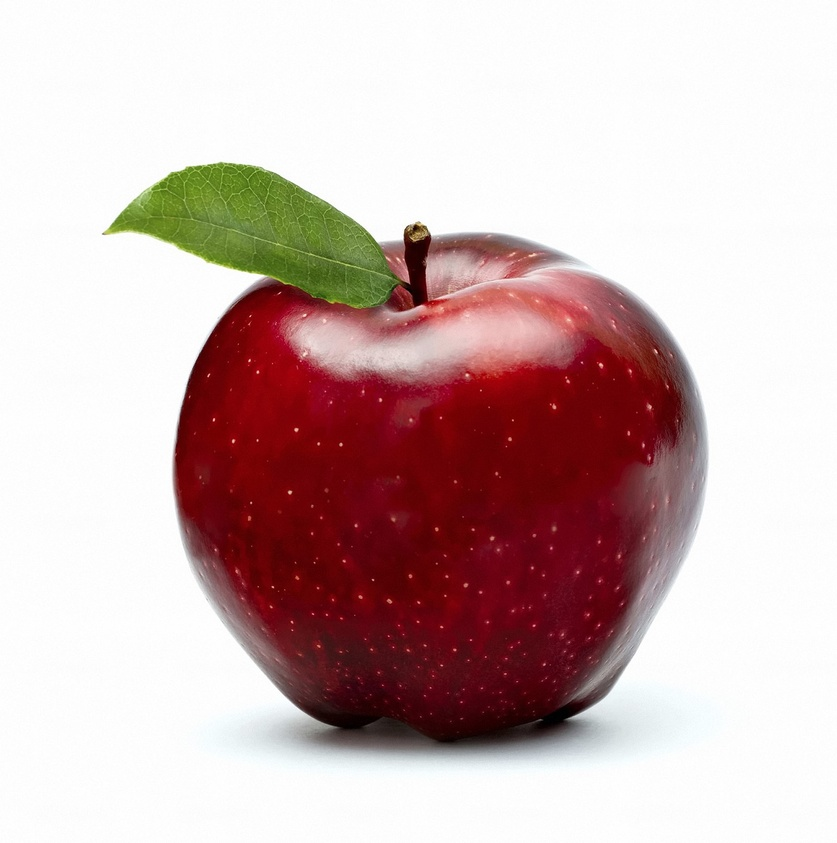
#> input picture assignment1_team17/Images/apple.jpeg, 837 x 843 px, shrunk from 1400 x 1411 before the run; the run also reads 4 pictures not shown here
$ jupyter execute --allow-errors funcs.ipynb   (older library calls are emulated)
#> lines starting #> are read from the running program, lines starting #| are printed output that depends on the picture
### assignment1_team17/src/filters.py
import numpy as np
from utils import *

# Read Image
image = mpimg.imread('Images/apple.jpeg')
#> image is the input picture: shape (843, 837, 3); mean R, G, B 206.4, 182.5, 181.5
gray_image = from_RGB_to_GS(image)

def gaussian_filter(m, n, sigma):
    gaussian = np.zeros((m, n))
    m = m//2
    n = n//2
    for i in range(-m, m+1):
        for j in range(-n, n+1):
            x1 = sigma*(2*np.pi)**2
            x2 = np.exp(-(i**2+j**2)/(2*sigma**2))
            gaussian[i+m, j+n] = (1/x1)*x2
    return gaussian
##################################################################

def median_filter(image):
    m = image.shape[0]
    n = image.shape[1]

    # Traverse the image. For every 3X3 area,
    # find the median of the pixels and replace the center pixel by the median
    new_image = np.zeros([m, n])

    for i in range(1, m-1):
        for j in range(1, n-1):
            temp = [image[i-1, j-1], image[i-1, j], image[i-1, j + 1], image[i, j-1], image[i, j],
                    image[i, j + 1], image[i + 1, j-1], image[i + 1, j], image[i + 1, j + 1]]

            temp = sorted(temp)
            new_image[i, j] = temp[4]

    new_image = new_image.astype(np.uint8)
    return new_image
######################################################################

def average_filter(mask_size, image):
    m = image.shape[0]
    n = image.shape[1]

    # obtain mask
    mask = np.ones((mask_size, mask_size), np.float32)/9

    # Convolve the 3X3 mask over the image
    new_image = np.zeros([m, n])
    # print (new_image)

    for i in range(1, m-1):
        for j in range(1, n-1):
            temp = image[i-1, j-1]*mask[0, 0]
            +image[i-1, j]*mask[0, 1]+image[i-1, j + 1]*mask[0, 2]
            +image[i, j-1]*mask[1, 0] + image[i, j]*mask[1, 1]
            +image[i, j + 1]*mask[1, 2]+image[i + 1, j-1]*mask[2,0]
            +image[i + 1, j]*mask[2, 1]+image[i + 1, j + 1]*mask[2, 2]

            new_image[i, j] = temp

    new_image = new_image.astype(np.uint8)
    return new_image
########################################################################
# Highpass and Lowpass filters

def highpass_filter(image):
    img = Read_GrayScale_Image(image)
    highpass_kernel = np.array([[0, -1/4, 0],
                                [-1/4,  9, -1/4],
                                [0, -1/4, 0]])
    highpass_3x3 = Convolution(np.array(img), highpass_kernel)
    return highpass_3x3

'''
#high
([[-1, -1, -1],
[-1,  9, -1],
[-1, -1, -1]])

#low
([[1/9, 1/9, 1/9],
[1/9,  1/9, 1/9],
[1/9, 1/9, 1/9]])
'''

def lowpass_filter(image):
    img = Read_GrayScale_Image(image)
    lowpass_kernel =np.array([[0, 1/8, 0],
                             [1/8,  1/2, 1/8],
                             [0, 1/8, 0]])

    lowpass_3x3 = Convolution(np.array(img), lowpass_kernel)
    return lowpass_3x3

### assignment1_team17/utils.py

import numpy as np
import matplotlib.pyplot as plt
import matplotlib.image as mpimg
from PIL import Image, ImageOps

# [7 lines left out: function plot, not called in this run]
plot.i = 0

def Read_GrayScale_Image(img:np.array):
    img = Image.open(img)
    img = ImageOps.grayscale(img)
    img = img.resize(size=(512, 512))

    return img


def Calculate_Size_After_Applying_Kernel(img_size: int, kernel_size: int) -> int:
    num_pixels = 0

    for i in range(img_size):
        added = i + kernel_size
        if added <= img_size:
            num_pixels += 1

    return num_pixels


def Convolution(img: np.array, kernel: np.array) -> np.array:
    Image_size = Calculate_Size_After_Applying_Kernel(
        img_size=img.shape[1],
        kernel_size=kernel.shape[1]
    )
    k = kernel.shape[0]

    convolved_img = np.zeros(shape=(Image_size, Image_size))

    for i in range(Image_size):
        for j in range(Image_size):
            mat = img[i:i+k, j:j+k]
            convolved_img[i, j] = np.sum(np.multiply(mat, kernel))

    return convolved_img


def display_image(image_to_display, type):

    if type == "Gray":
        imgplot = plt.imshow(image_to_display, cmap='gray')
    else:
        imgplot = plt.imshow(image_to_display)

    plt.show()


def from_RGB_to_GS(image):

    R, G, B = image[:,:,0], image[:,:,1], image[:,:,2]
    imgGray = (0.2989 * R + 0.5870 * G + 0.1140 * B).astype(np.uint8)

    return imgGray


def save_image(image_name, image_to_save):

#> called with image_name = 'Gaussian random noise.jpg'
    mpimg.imsave(image_name, image_to_save)
##################################################################

### assignment1_team17/src/noises.py
from utils import*
import random

def generate_noise(image, noise_type):
    if noise_type == "gaussian_noise":

        gaussian_noise = np.random.normal(0,10,(image.shape[0], image.shape[1]))
        save_image("Gaussian random noise.jpg", gaussian_noise)

        return gaussian_noise

    if noise_type == "uniform_noise":

        uniform_noise =  np.random.uniform(0,50,(image.shape[0], image.shape[1]))
        save_image("Uniform random noise.jpg", uniform_noise)

        return uniform_noise

###################################################################
# Add salt and pepper noise to image , prob: Probability of the noise
def sp_noise(image,prob):

    output = np.zeros(image.shape,np.uint8)
    thres = 1 - prob
    for i in range(image.shape[0]):
        for j in range(image.shape[1]):
            rdn = random.random()
            if rdn < prob:
                output[i][j] = 0
            elif rdn > thres:
                output[i][j] = 255
            else:
                output[i][j] = image[i][j]
    return output

###############################################################
# adding noisy image to original image gaussian & uniform
def image_plus_noise(image, noise_image):

    noisy_image = np.add(image, noise_image)
    return noisy_image
################################################################33

### assignment1_team17/src/EdgeDetection.py
import numpy as np
import matplotlib.pyplot as plt

from utils import Convolution, Read_GrayScale_Image
import matplotlib.image as mpimg
from utils import *

def plot_two_images(img1: np.array, img2: np.array):
    _, ax = plt.subplots(1, 2, figsize=(12, 6))
    ax[0].imshow(img1, cmap='gray')
    ax[1].imshow(img2, cmap='gray')
    plt.show()

###########################################################
def Sobel_Edgd_Detection(img: np.array):
    sobel_Kernel_X = np.array([
        [-1, 0, 1],
        [-2, 0, 2],
        [-1, 0, 1]
    ])

    sobel_Kernel_Y = np.array([
        [-1, -2, -1],
        [0, 0, 0],
        [1, 2, 1]
    ])

    #img = Read_GrayScale_Image(img)


    Vertical_Sobel = Convolution(img=np.array(img), kernel=sobel_Kernel_X)
    Horizontal_Sobel = Convolution(img=np.array(img), kernel=sobel_Kernel_Y)

    Sobel_Magntiude = np.sqrt(np.square(Vertical_Sobel) + np.square(Horizontal_Sobel))
    Sobel_Magntiude *= 255.0 / Sobel_Magntiude.max()

    Sobel_direction = np.arctan2(Horizontal_Sobel, Vertical_Sobel)
    Sobel_direction = np.rad2deg(Sobel_direction)
    Sobel_direction += 180

    #plot_two_images(img1=img, img2=Sobel_Magntiude)

    return Sobel_Magntiude, Sobel_direction

######################################################################
def Prewitt_Edge_Detection(img: np.array):
    Prewitt_Kernel_X = np.array([
        [-1, 0, 1],
        [-1, 0, 1],
        [-1, 0, 1]
    ])

    Prewitt_Kernel_Y = np.array([
        [-1, -1, -1],
        [0, 0, 0],
        [1, 1, 1]
    ])

    img = Read_GrayScale_Image(img)

    Vertical_Prewitt = Convolution(img=np.array(img), kernel=Prewitt_Kernel_X)
    Horizontal_Prewitt = Convolution(
        img=np.array(img), kernel=Prewitt_Kernel_Y)

    PrewittEdge = np.sqrt(Horizontal_Prewitt**2 + Vertical_Prewitt**2)
    plot_two_images(img1=img, img2=PrewittEdge)

###################################################################
def Roberts_Edgd_Detection(img: np.array):
    Roberts_Kernel_X = np.array([
        [1, 0],
        [0, -1],
    ])

    Roberts_Kernel_Y = np.array([
        [0, 1],
        [-1, 0],
    ])

    img = Read_GrayScale_Image(img)

    Vertical_Roberts = Convolution(img=np.array(img), kernel=Roberts_Kernel_X)
    Horizontal_Roberts = Convolution(
        img=np.array(img), kernel=Roberts_Kernel_Y)

    RobertsEdge = np.sqrt(Horizontal_Roberts**2 + Vertical_Roberts**2)
    plot_two_images(img1=img, img2=RobertsEdge)
##########################################################################

#Sobel_Edgd_Detection('Images/Flower.jpeg')
# Prewitt_Edge_Detection('Flower.jpeg')
# Roberts_Edgd_Detection('Flower.jpeg')

### assignment1_team17/src/gaussian_smoothing.py
import numpy as np
import matplotlib.pyplot as plt
import math

from pandas import array
from utils import Convolution

def dnorm(x, mu, sd):
    return 1 / (np.sqrt(2 * np.pi) * sd) * np.e ** (-np.power((x - mu) / sd, 2) / 2)


def gaussian_kernel(size, sigma=1):
    kernel_1D = np.linspace(-(size // 2), size // 2, size)
    for i in range(size):
        kernel_1D[i] = dnorm(kernel_1D[i], 0, sigma)
    kernel_2D = np.outer(kernel_1D.T, kernel_1D.T)

    kernel_2D *= 1.0 / kernel_2D.max()

    return kernel_2D


def gaussian_blur(image:np.array, kernel_size):
    kernel = gaussian_kernel(kernel_size, sigma=math.sqrt(kernel_size))
    return Convolution(img=np.array(image),kernel=kernel)

### assignment1_team17/src/CannyEdgeDetection.py
from matplotlib import image
import numpy as np

from PIL import Image, ImageOps

#from EdgeDetection import Sobel_Edgd_Detection
#from gaussian_smoothing import gaussian_blur
#from utils import Read_GrayScale_Image

import matplotlib.pyplot as plt


def non_max_suppression(gradient_magnitude, gradient_direction):
    image_row, image_col = gradient_magnitude.shape

    output = np.zeros(gradient_magnitude.shape)

    PI = 180

    for row in range(1, image_row - 1):
        for col in range(1, image_col - 1):
            direction = gradient_direction[row, col]

            # angle Zero
            if (0 <= direction < PI / 8) or (15 * PI / 8 <= direction <= 2 * PI):
                before_pixel = gradient_magnitude[row, col - 1]
                after_pixel = gradient_magnitude[row, col + 1]

            #angle 45
            elif (PI / 8 <= direction < 3 * PI / 8) or (9 * PI / 8 <= direction < 11 * PI / 8):
                before_pixel = gradient_magnitude[row + 1, col - 1]
                after_pixel = gradient_magnitude[row - 1, col + 1]

            #angle 90
            elif (3 * PI / 8 <= direction < 5 * PI / 8) or (11 * PI / 8 <= direction < 13 * PI / 8):
                before_pixel = gradient_magnitude[row - 1, col]
                after_pixel = gradient_magnitude[row + 1, col]

            #angle 180
            else:
                before_pixel = gradient_magnitude[row - 1, col - 1]
                after_pixel = gradient_magnitude[row + 1, col + 1]

            if gradient_magnitude[row, col] >= before_pixel and gradient_magnitude[row, col] >= after_pixel:
                output[row, col] = gradient_magnitude[row, col]

    plt.imshow(output, cmap='gray')
    plt.title("Non Max Suppression")
    plt.show()

    return output


def threshold(image, low, high, weak):
    output = np.zeros(image.shape)

    strong = 255

    strong_row, strong_col = np.where(image >= high)
    weak_row, weak_col = np.where((image <= high) & (image >= low))

    output[strong_row, strong_col] = strong
    output[weak_row, weak_col] = weak

    plt.imshow(output, cmap='gray')
    plt.title("threshold")
    plt.show()

    return output


def hysteresis(image, weak):
    image_row, image_col = image.shape

    top_to_bottom = image.copy()

    for row in range(1, image_row):
        for col in range(1, image_col):
            if top_to_bottom[row, col] == weak:
                if top_to_bottom[row, col + 1] == 255 or top_to_bottom[row, col - 1] == 255 or top_to_bottom[row - 1, col] == 255 or top_to_bottom[
                        row + 1, col] == 255 or top_to_bottom[
                        row - 1, col - 1] == 255 or top_to_bottom[row + 1, col - 1] == 255 or top_to_bottom[row - 1, col + 1] == 255 or top_to_bottom[
                        row + 1, col + 1] == 255:
                    top_to_bottom[row, col] = 255
                else:
                    top_to_bottom[row, col] = 0

    bottom_to_top = image.copy()

    for row in range(image_row - 1, 0, -1):
        for col in range(image_col - 1, 0, -1):
            if bottom_to_top[row, col] == weak:
                if bottom_to_top[row, col + 1] == 255 or bottom_to_top[row, col - 1] == 255 or bottom_to_top[row - 1, col] == 255 or bottom_to_top[
                        row + 1, col] == 255 or bottom_to_top[
                        row - 1, col - 1] == 255 or bottom_to_top[row + 1, col - 1] == 255 or bottom_to_top[row - 1, col + 1] == 255 or bottom_to_top[
                        row + 1, col + 1] == 255:
                    bottom_to_top[row, col] = 255
                else:
                    bottom_to_top[row, col] = 0

    right_to_left = image.copy()

    for row in range(1, image_row):
        for col in range(image_col - 1, 0, -1):
            if right_to_left[row, col] == weak:
                if right_to_left[row, col + 1] == 255 or right_to_left[row, col - 1] == 255 or right_to_left[row - 1, col] == 255 or right_to_left[
                        row + 1, col] == 255 or right_to_left[
                        row - 1, col - 1] == 255 or right_to_left[row + 1, col - 1] == 255 or right_to_left[row - 1, col + 1] == 255 or right_to_left[
                        row + 1, col + 1] == 255:
                    right_to_left[row, col] = 255
                else:
                    right_to_left[row, col] = 0

    left_to_right = image.copy()

    for row in range(image_row - 1, 0, -1):
        for col in range(1, image_col):
            if left_to_right[row, col] == weak:
                if left_to_right[row, col + 1] == 255 or left_to_right[row, col - 1] == 255 or left_to_right[row - 1, col] == 255 or left_to_right[
                        row + 1, col] == 255 or left_to_right[
                        row - 1, col - 1] == 255 or left_to_right[row + 1, col - 1] == 255 or left_to_right[row - 1, col + 1] == 255 or left_to_right[
                        row + 1, col + 1] == 255:
                    left_to_right[row, col] = 255
                else:
                    left_to_right[row, col] = 0

    final_image = top_to_bottom + bottom_to_top + right_to_left + left_to_right

    final_image[final_image > 255] = 255

    return final_image

'''
if __name__ == '__main__':

    image = Read_GrayScale_Image('Images/Flower.jpeg')

    blurred_image = gaussian_blur(image, kernel_size=9)

    Sobel_Magntiude, Sobel_direction = Sobel_Edgd_Detection(blurred_image)

    new_image = non_max_suppression(
        gradient_magnitude=Sobel_Magntiude, gradient_direction=Sobel_direction)

    weak = 35

    new_image = threshold(new_image, 15, 70, weak=weak)

    new_image = hysteresis(new_image, weak)

    plt.imshow(new_image, cmap='gray')
    plt.title("Canny Edge Detector")
    plt.show()'''

### assignment1_team17/src/Histogram.py
import numpy as np
from PIL import Image, ImageOps
import math

# Histogram function
def HistDistFun(GreyScaleImg):
    Frequencies=[]
    PixelValues=[]

    for s in range(0,256,1):
        PixelValues.append(s)

    for k in range(0,256,1):
        Frequencies.append(0)

    imgShape=GreyScaleImg.shape
    cols,rows=imgShape
    for i in range(0,cols,1):
        for j in range(0,rows,1):
            value=GreyScaleImg[i,j]
            Frequencies[value]=Frequencies[value]+1

    return PixelValues,Frequencies
#################################################################
# RGB histograms and distribution curves
def RGBHistDistFun(RGBImage):
    BlueColorsFreq,GreenColorsFreq,RedColorsFreq=[],[],[]
    BlueColorsValues,GreenColorsValues,RedColorsValues=[],[],[]
    imgShape=RGBImage.shape
    cols,rows,_=imgShape
    for k in range(0,256,1):
        BlueColorsFreq.append(0)
        GreenColorsFreq.append(0)
        RedColorsFreq.append(0)
    for num in range(0,256,1):
        BlueColorsValues.append(num)
        GreenColorsValues.append(num)
        RedColorsValues.append(num)
    for i in range(0,cols,1):
            for j in range(0,rows,1):
                blue=RGBImage[i,j][2]
                green=RGBImage[i,j][1]
                red=RGBImage[i,j][0]
                BlueColorsFreq[blue]=BlueColorsFreq[blue]+1
                GreenColorsFreq[green]=GreenColorsFreq[green]+1
                RedColorsFreq[red]=RedColorsFreq[red]+1
    return BlueColorsValues,GreenColorsValues,RedColorsValues,BlueColorsFreq,GreenColorsFreq,RedColorsFreq
###############################################################
# image equalization
# cumulative distribution frequency
def cdf(histogram):
    cdf = [0] * len(histogram)   #len=256
    #print (cdf)
    cdf[0] = histogram[0]
    for i in range(1, len(histogram)):

        cdf[i]= cdf[i-1]+histogram[i]
    # normalization from 0 to 1
    cdf = [n*255/cdf[-1] for n in cdf]

    return cdf

# to get new pixel values (linear interpolation)
def image_equalization(image):
    _,Freqs=HistDistFun(image)
    img_cdf = cdf(Freqs)
    equalized_img = np.interp(image, range(0,256), img_cdf)

    return equalized_img
####################################################################

#Image normalization
def normalization(cols, rows, x_max, x_min, x_new_max, x_new_min,Img):

    #img = Image.open(Img)
    #img = img.resize((cols, rows), Image.ANTIALIAS)
    img_norm_list = []
    for i in range(0, cols):
        img_norm_list_rows = []
        for j in range(0, rows):
            #normalization formula is: x_norm = (x - x_new_min) / (x_max - x_min)) * (x_new_max - x_new_min)
            x_norm = ((Img[i][j] - x_new_min) / (x_max - x_min)) * (x_new_max - x_new_min)
            img_norm_list_rows.append(math.ceil(x_norm))
        img_norm_list.append(img_norm_list_rows)

    array = np.array(img_norm_list)
    h, w = array.shape
    mat = np.reshape(array, (h, w))
    img_norm = Image.fromarray(mat)

    return img_norm
######################################################################

### assignment1_team17/src/Hybrid.py
from utils import *
from src.filters import *
from src.EdgeDetection import *


def hybrid_image(img1,img2):

    hpass_image=highpass_filter(img1)
    lpass_image=lowpass_filter(img2)
    hybrid=np.add(hpass_image,lpass_image)

    return hybrid

### assignment1_team17/src/Threshold.py
import numpy as np
from utils import Read_GrayScale_Image, Convolution
from src.EdgeDetection import plot_two_images
from PIL import Image, ImageOps
import matplotlib.pyplot as plt


def Global_Thershold(image: np.array):

    threshold_value = 135
    image = Read_GrayScale_Image(image)
    image_After_Thershold = np.zeros(shape=(image.size[0], image.size[1]))
    Rows = image.size[0]
    Columns = image.size[1]
    for row in range(Rows):
        for col in range(Columns):
            if image.getpixel((col, row)) > threshold_value:
                image_After_Thershold[row, col] = 255
            else:
                image_After_Thershold[row, col] = 0

    plot_two_images(img1=image, img2=image_After_Thershold)


# [33 lines left out: function Local_Thershold, not called in this run]

### assignment1_team17/funcs.ipynb
[cell 1]
from utils import *
from src.filters import *
from src.EdgeDetection import *
from src.noises import *
from src.Histogram import *
from src.Hybrid import *
from src.Threshold import *

[cell 2]
from matplotlib import image
import numpy as np
from PIL import Image, ImageOps
from src.CannyEdgeDetection import *
from src.gaussian_smoothing import *
import matplotlib.pyplot as plt

[cell 3]
# Let's first create a zero image with the same dimensions of the loaded image
image_path='Images/apple.jpeg'
image = mpimg.imread(image_path)
gray_image = from_RGB_to_GS(image)

[cell 4]
# 1- Adding noise to Image [Gaussian noise, Uniform noise, Salt & Pepper]
gaussian_noise = generate_noise(image, "gaussian_noise")
uniform_noise = generate_noise(image, "uniform_noise")
#> call 2 of save_image, with image_name = 'Uniform random noise.jpg'
#> in save_image (call 2), `mpimg.imsave(image_name, image_to_save)`:
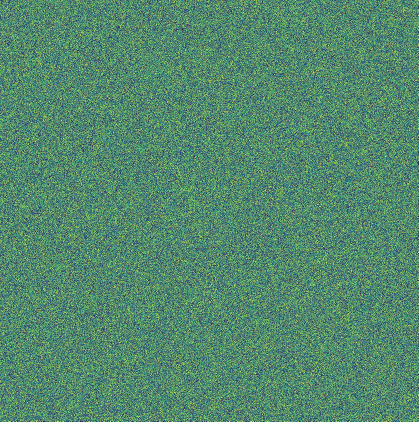
#> saved as Uniform random noise.jpg: shape (843, 837, 3) (shown at 1/2 size); mean R, G, B 83.2, 136.6, 109.4
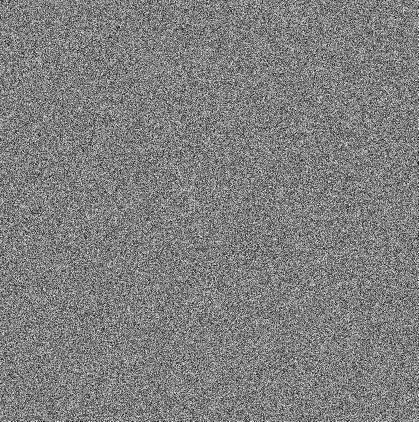
#> uniform_noise: shape (843, 837) float64 (shown at 1/2 size); min 6.65e-05, max 50, mean 25; drawn with min black and max white

gauss_image = image_plus_noise(gray_image, gaussian_noise)
display_image(gauss_image, "Gray")

[cell 5]
uniform_image = image_plus_noise(gray_image, uniform_noise)
display_image(uniform_image, "Gray")

[cell 6]
sp_image = sp_noise(gray_image,0.25)
#> after the loop in sp_noise, `for i in range(image.shape[0]):`:
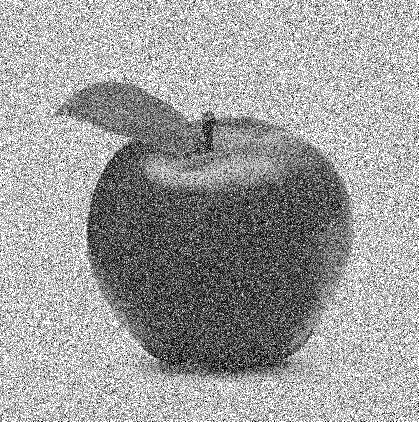
#> output: shape (843, 837) (shown at 1/2 size); min 0, max 255, mean 158.1
display_image(sp_image, "Gray")

[cell 7]
# 2- filter the noise

gauss_kernal = gaussian_filter(3, 3, 1/2)
convolved_image = Convolution(gauss_image, gauss_kernal)
#> after the loop in Convolution, `for i in range(Image_size):`:
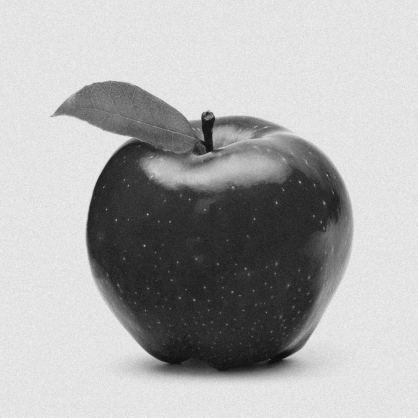
#> convolved_img: shape (835, 835) float64 (shown at 1/2 size); min -1.56, max 23.2, mean 15.4; drawn with min black and max white
display_image(convolved_image, "Gray")

[cell 8]
avg_filter = average_filter(3, uniform_image)
display_image(avg_filter, "Gray")

[cell 9]
medianFilter = median_filter(sp_image)
#> after the loop in median_filter, `for i in range(1, m-1):`:
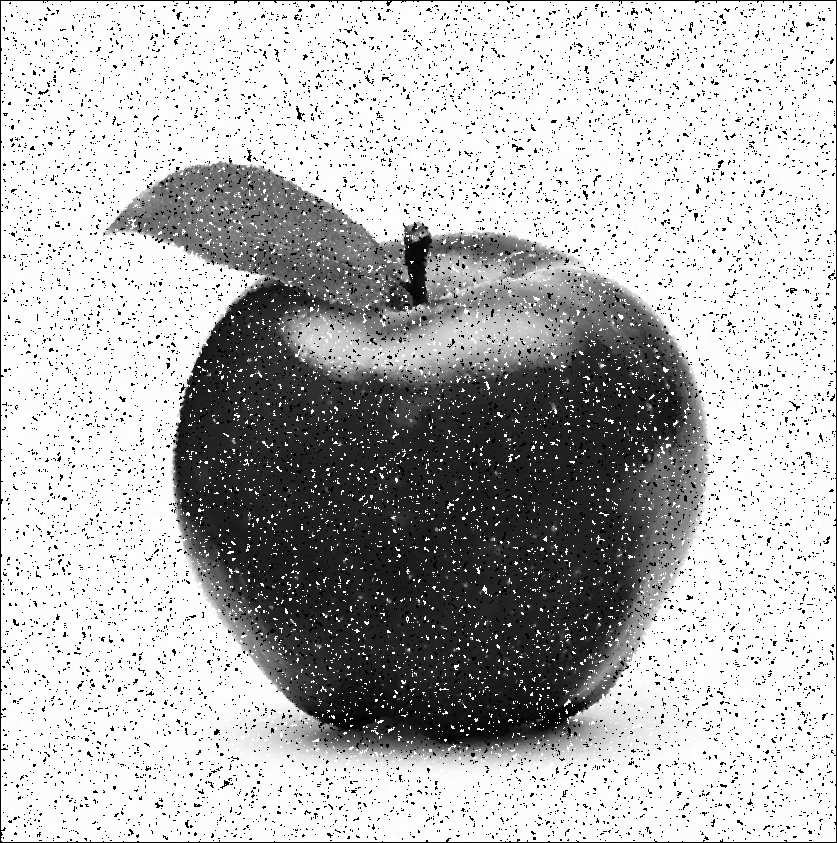
#> new_image: shape (843, 837) float64; min 0, max 255, mean 181.6
#> (the rest of the program and of its run is left out)
